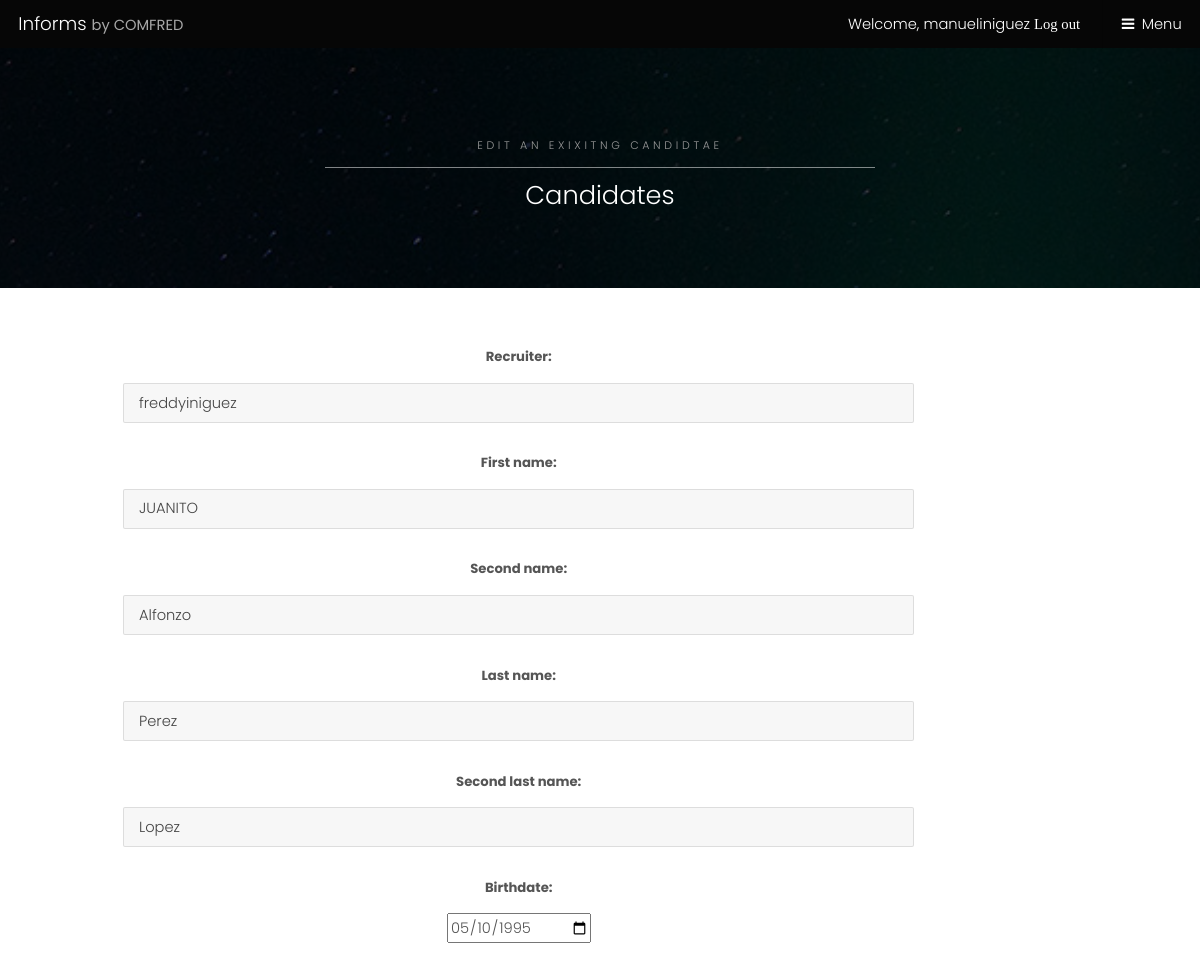
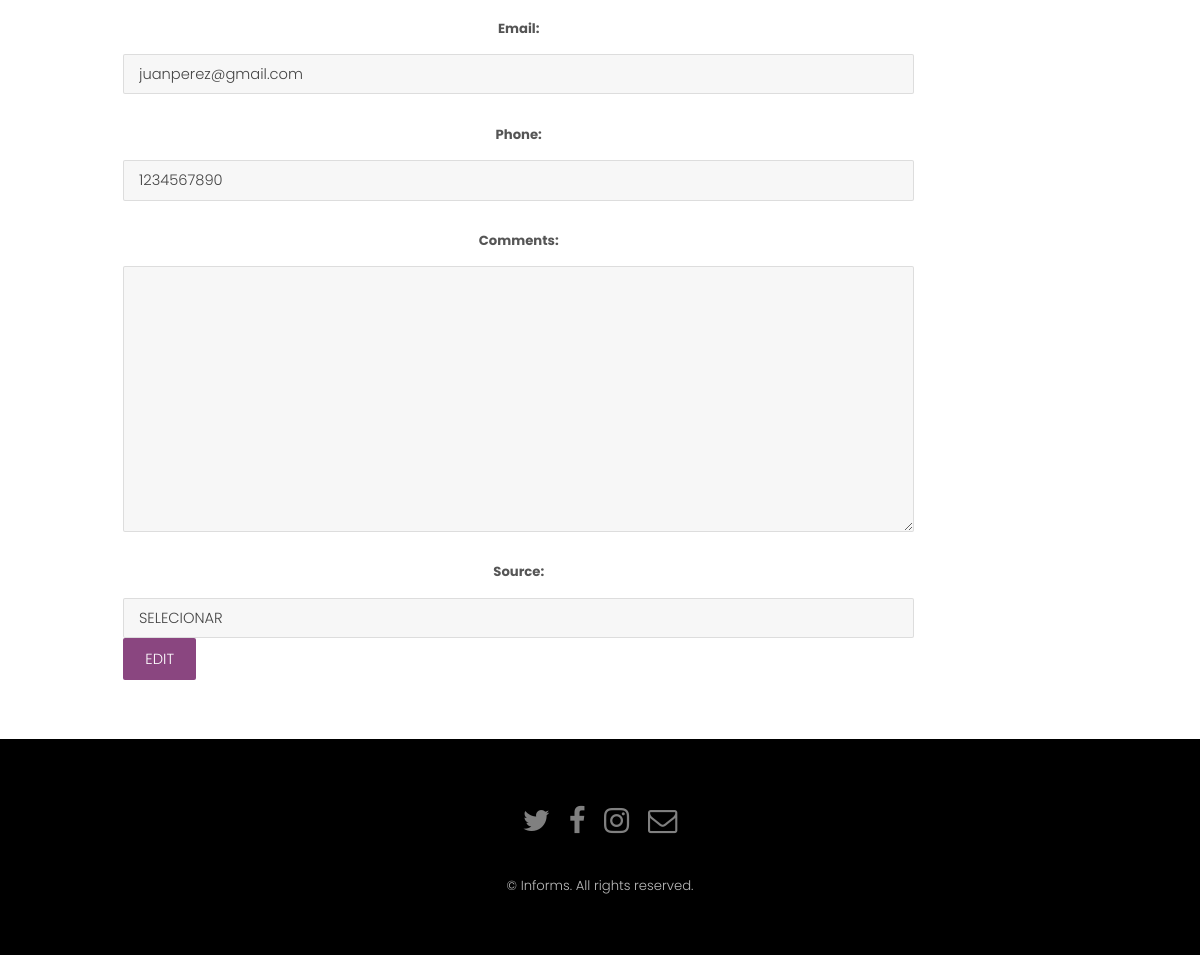
The page /candidates/edit/1 (signed in) on the database its author committed (2 pictures, top to bottom).
### candidates/models.py (models this page shows, shortened)
class Candidate(models.Model):
    recruiter = models.ForeignKey(settings.AUTH_USER_MODEL, on_delete = models.CASCADE)
    first_name = models.CharField(null = False, max_length=50)
    second_name = models.CharField(null=True, blank=True, max_length=50)
    last_name = models.CharField(null=False, max_length=50)
    second_last_name = models.CharField(null=True, blank=True, max_length=50)
    birthdate = models.DateField(null=False)
    email = models.EmailField(null = False)
    phone = models.CharField(max_length=10, null=False, default='1234567890')
    comments = models.TextField(null=True, blank=True)
    created_date = models.DateField(null=False, default=timezone.now)
    SOURCE_OPTIONS = (
        ('SELECIONAR', 'SELECIONAR'),
        ('Bolsa de trabajo UV', 'Bolsa de trabajo UV'),
        ('OCC Mundial', 'OCC Mundial'),
        ('Buscotrabajo', 'Buscotrabajo'),
        ('Quierotrabajo', 'Quierotrabajo')
    )
    source = models.CharField(choices=SOURCE_OPTIONS, max_length=200, default='SELECCIONAR')
    STATUS_OPCIONS = (
        ('AVAILABLE', 'AVAILABLE'),
        ('INTERVIEW', 'INTERVIEW'),
        ('NOT AVAILABLE', 'NOT AVAILABLE'),
        ('HIRED', 'HIRED'),
    )
    status = models.CharField(choices=STATUS_OPCIONS, max_length=200, default='AVAILABLE')

### candidates/views.py (the view)
# urls.py: path('edit/<int:pk>', views.candidates_edit, name='candidate_edit'),
@login_required
def candidates_edit(request, pk):
    if request.method == 'POST':
        candidate = get_object_or_404(Candidate, pk=pk)
        email_before = candidate.email
        form = CandidateForm(request.POST, instance=candidate)
        if form.is_valid():
            form.save()
            comment = Comment(
                candidate = candidate,
                recruiter = request.user,
                status = candidate.status
            )
            comment.save()
            return redirect('candidates')
    else:
        candidate = get_object_or_404(Candidate, pk=pk)
        form = CandidateForm(request.POST or None, instance=candidate)
        return render(request, 'candidates/edit.html', { "form": form, "pk": pk })

### candidates/forms.py
class CandidateForm(forms.ModelForm):
    class Meta:
        model = Candidate
        fields = (
            'recruiter',
            'first_name',
            'second_name',
            'last_name',
            'second_last_name',
            'birthdate',
            'email',
            'phone',
            'comments',
            'source',
        )
        widgets = {
            'birthdate': DateInput()
        }

### candidates/templates/candidates/edit.html (shortened to what this page needs)
{% extends 'candidates/base.html' %}
{% load static %}
{% block content %}
<section id="One" class="wrapper style3" style="background-image:url({% static 'images/bg.jpg' %})">
    <div class="inner">
        <header class="align-center">
            <p>Edit an exixitng candidtae</p>
            <h2>Candidates</h2>
        </header>
    </div>
</section>
<div id="main" class="container">
    <form method="post" action="{% url 'candidate_edit' pk %}">
            <div class="row uniform">
                <div class="10u 12u$(small)" style="text-align: center">
                    {{ form.as_p }}
                </div>
                <div class="2u$ 12u$(small)">
                </div>
            </div>
            <div>
            <input  type="submit" value="Edit" class="buttom special" />
            </div>
        </form>
</div>
{% endblock %}

### candidates/templates/candidates/base.html (shortened to what this page needs)
{% load static %}
<html>
    <head>
        <link rel="stylesheet" href="{% static 'css/main.css' %}" />
        <link rel="stylesheet" href="{% static 'css/font-awesome.min.css' %}" />
    </head>
    <body class="subpage">
			<header id="header">
				<div class="logo"><a href="{% url 'homepage' %}">Informs <span>by COMFRED</span></a></div>
				{% if user.is_authenticated %}
					<a href="{% url 'logout' %}?next=/">Welcome, {{user.username}} <span class="fa fa-sing-out">Log out</span></a>
				{% else %}
					<a href="/accounts/login/?next=/">Login <span class="fa fa-sing-in">Log out</span></a>
				{% endif %}
				<a href="#menu">Menu</a>
			</header>
        {% block content %}
        {% endblock %}
			<footer id="footer">
				<div class="container">
					<ul class="icons">
						<li><a href="#" class="icon fa-twitter"><span class="label">Twitter</span></a></li>
						<li><a href="#" class="icon fa-facebook"><span class="label">Facebook</span></a></li>
						<li><a href="#" class="icon fa-instagram"><span class="label">Instagram</span></a></li>
						<li><a href="#" class="icon fa-envelope-o"><span class="label">Email</span></a></li>
					</ul>
				</div>
				<div class="copyright">
					&copy; Informs. All rights reserved.
				</div>
			</footer>
    </body>
</html>

### rows shown on the page
Candidate: recruiter "freddyiniguez", first_name "JUANITO", second_name "Alfonzo", last_name "Perez", second_last_name "Lopez", birthdate "05/10/1995", email "juanperez@gmail.com", phone "1234567890", source "SELECIONAR"

### other values the page prints
{{ user.username }} "manueliniguez"
